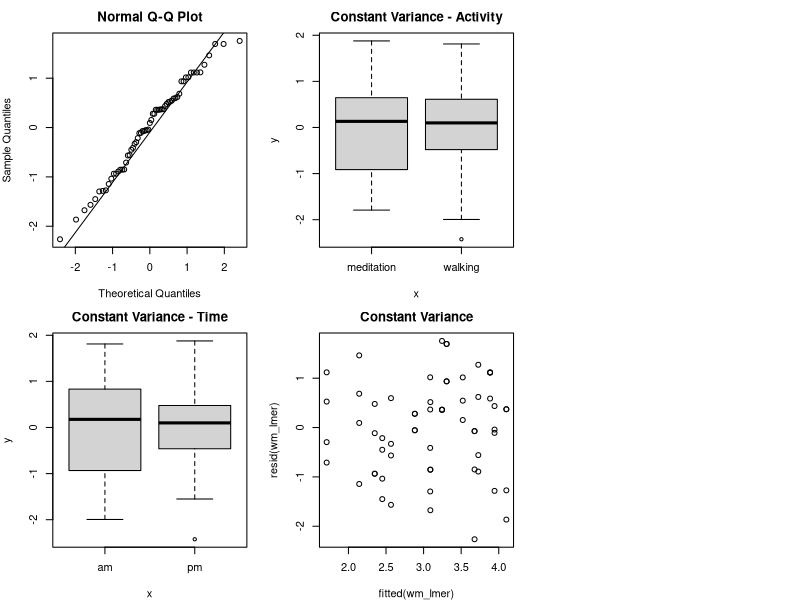
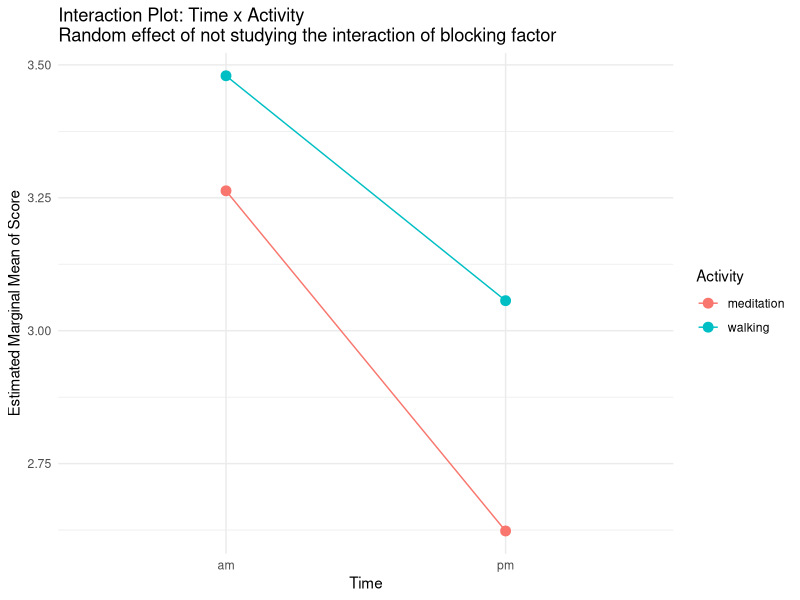
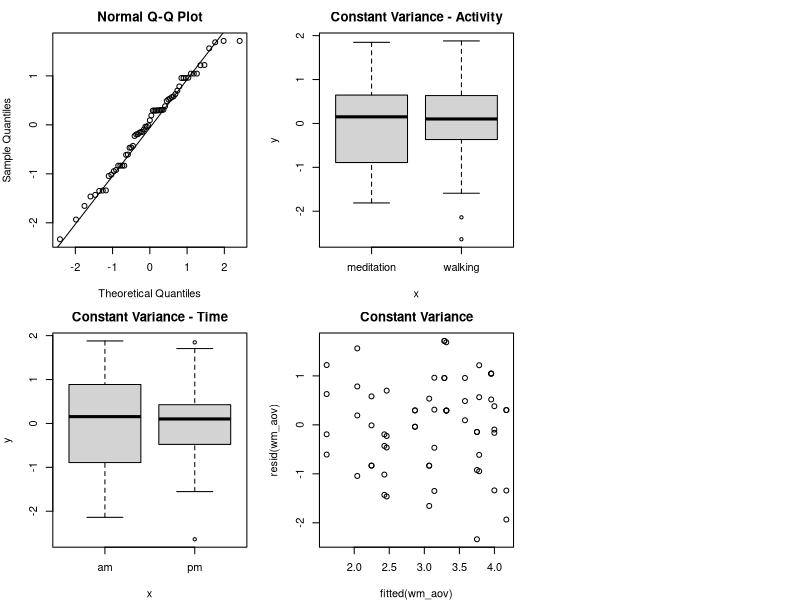
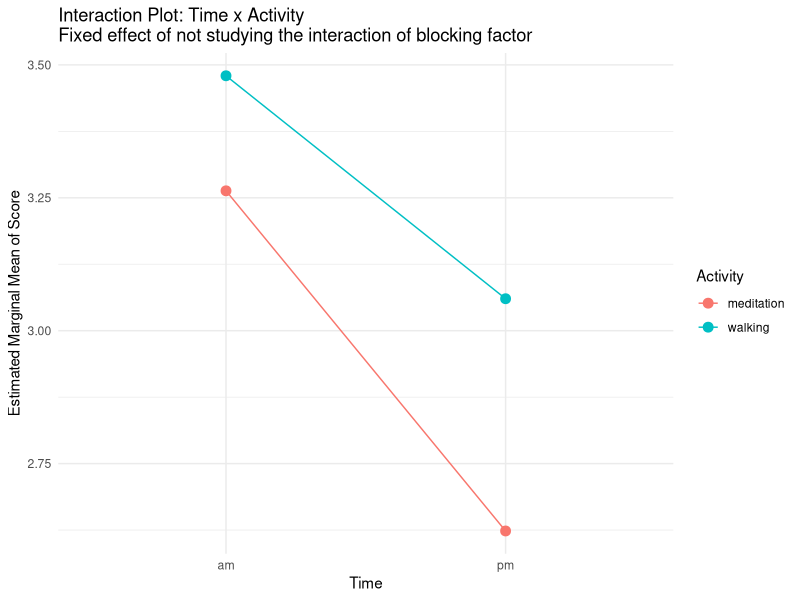
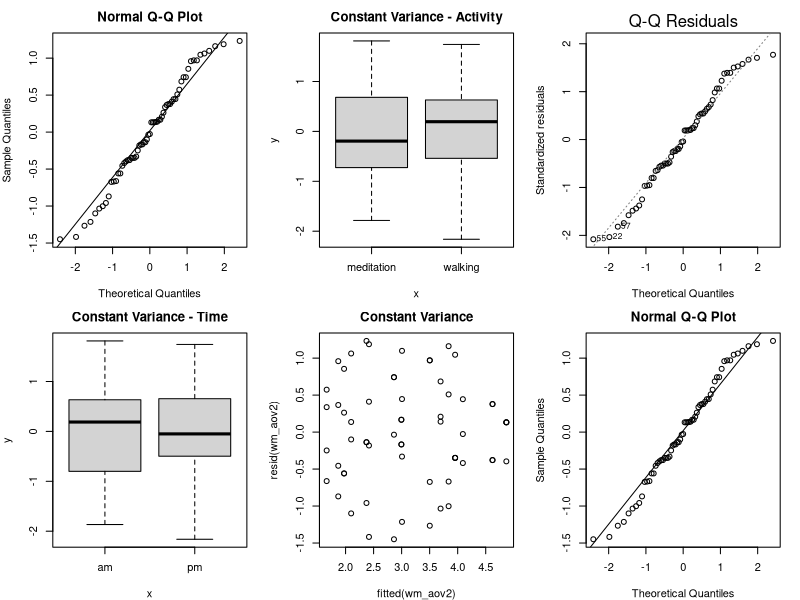
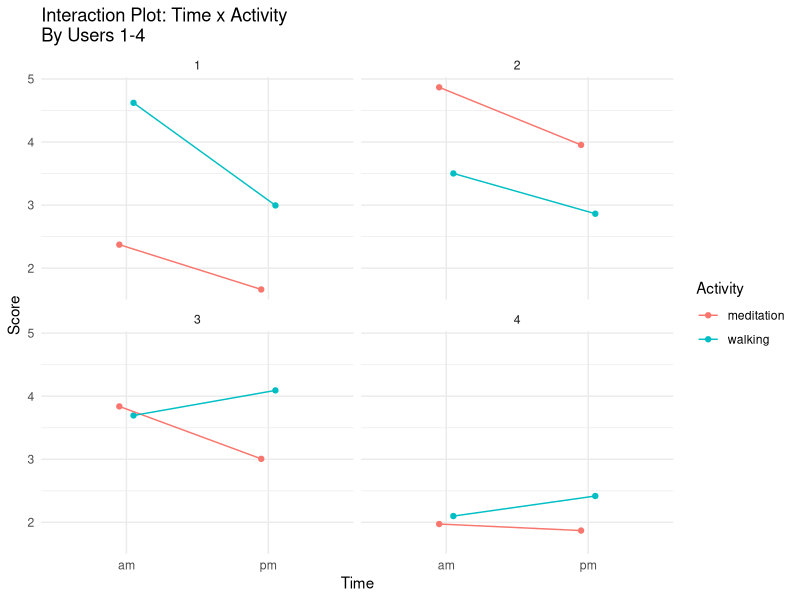
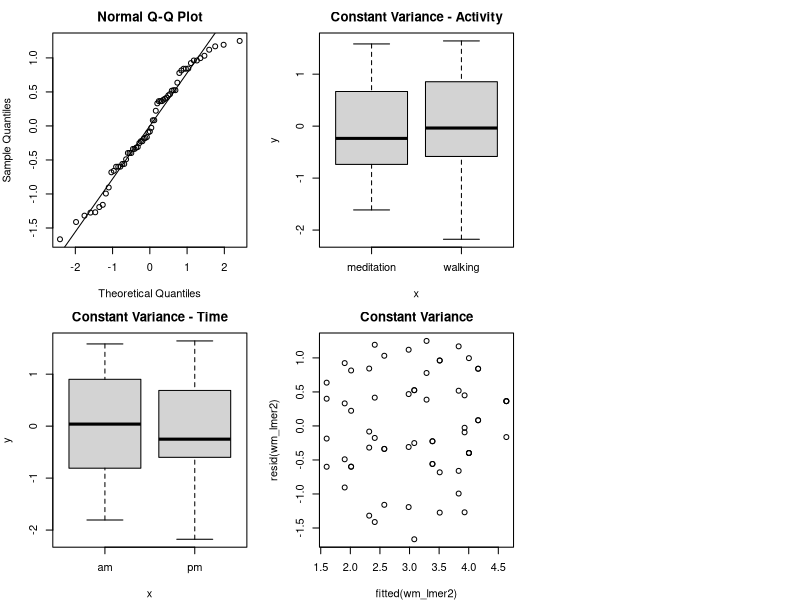
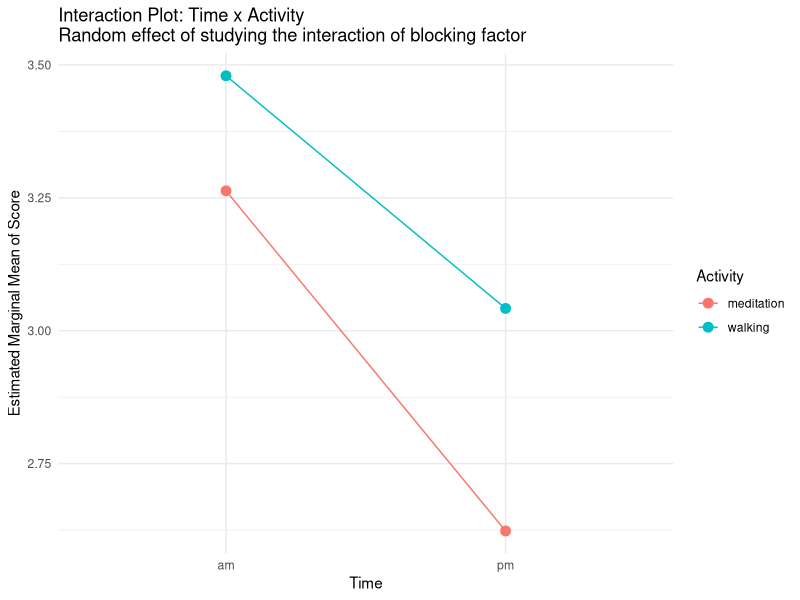

The R source for these figures, in order:
## ---- chunk 1
wm <- read.csv("final_data.csv")
wm$User <- as.factor(wm$User)
wm$Time <- as.factor(wm$Time)
wm$Activity <- as.factor(wm$Activity)
## ---- chunk 2
library(lmerTest)
wm_lmer <- lmer(Score ~ Time * Activity + (1|User),
                data = wm,
                contrasts = list(Time = "contr.helmert",
                Activity = "contr.helmert"))
## ---- chunk 3
summary(wm_lmer)
## ---- chunk 4
ranova(wm_lmer)
## ---- chunk 5
layout(matrix(1:6, 2, 3)); par(mar = c(4, 4, 2.5, 1.5))
# Check normality
qqnorm(residuals(wm_lmer))
qqline(residuals(wm_lmer))

#Residuals
plot(wm$Time, rstudent(wm_lmer), main = "Constant Variance - Time") 
plot(wm$Activity, rstudent(wm_lmer), main = "Constant Variance - Activity")
plot(fitted(wm_lmer), resid(wm_lmer), main = "Constant Variance")
#plot(wm_lmer,which=4)
## ---- chunk 6
# Interaction Plot

# Estimate Marginal Means
library(emmeans)
emm_wm_lmer <- emmeans(wm_lmer, ~ Time * Activity) 
emm_df_wm_lmer <- as.data.frame(emm_wm_lmer) #as DF

# Use ggplot2 for the interaction plot
library(ggplot2)
ggplot(emm_df_wm_lmer, aes(x = Time, y = emmean, group = Activity, color = Activity)) +
  geom_point(size = 3) +
  geom_line() +
  labs(title = "Interaction Plot: Time x Activity\nRandom effect of not studying the interaction of blocking factor", 
       y = "Estimated Marginal Mean of Score") +
  theme_minimal()
## ---- chunk 7
wm_aov <- aov(Score ~ Time * Activity + User,
                data = wm,
                contrasts = list(Time = "contr.helmert",
                Activity = "contr.helmert"))
## ---- chunk 8
summary(wm_aov)
## ---- chunk 9
layout(matrix(1:6, 2, 3)); par(mar = c(4, 4, 2.5, 1.5))
# Check normality
qqnorm(residuals(wm_aov))
qqline(residuals(wm_aov))

# Check constant variance
plot(wm$Time, rstudent(wm_aov), main = "Constant Variance - Time") 
plot(wm$Activity, rstudent(wm_aov), main = "Constant Variance - Activity")
plot(fitted(wm_aov), resid(wm_aov), main = "Constant Variance")
## ---- chunk 10
# Interaction Plot

# Estimate Marginal Means
emm_wm_aov <- emmeans(wm_aov, ~ Time * Activity) 
emm_df_wm_aov <- as.data.frame(emm_wm_aov) #as DF

# Interaction plot
ggplot(emm_df_wm_aov, aes(x = Time, y = emmean, group = Activity, color = Activity)) +
  geom_point(size = 3) +
  geom_line() +
  labs(title = "Interaction Plot: Time x Activity\nFixed effect of not studying the interaction of blocking factor", 
       y = "Estimated Marginal Mean of Score") +
  theme_minimal()
## ---- chunk 11
wm_aov2 <- aov(Score ~ Time * Activity * User,
                data = wm,
                contrasts = list(Time = "contr.helmert",
                Activity = "contr.helmert"))
## ---- chunk 12
anova(wm_aov2)
## ---- chunk 13
layout(matrix(1:6, 2, 3)); par(mar = c(4, 4, 2.5, 1.5))
# Check normality
qqnorm(residuals(wm_aov2))
qqline(residuals(wm_aov2))

# Check constant variance
plot(wm$Time, rstudent(wm_aov2), main = "Constant Variance - Time") 
plot(wm$Activity, rstudent(wm_aov2), main = "Constant Variance - Activity")
plot(fitted(wm_aov2), resid(wm_aov2), main = "Constant Variance")
## ---- chunk 14
# Check normality
plot(wm_aov2,which=2)

qqnorm(residuals(wm_aov2))
qqline(residuals(wm_aov2))


## ---- chunk 15
ggplot(wm, aes(x = Time, y = Score, color = Activity, group = Activity)) +
  stat_summary(fun = mean, geom = "point", position = position_dodge(0.2)) +
  stat_summary(fun = mean, geom = "line", position = position_dodge(0.2)) +
  facet_wrap(~ User) +
  labs(title = "Interaction Plot: Time x Activity\nBy Users 1-4") +
  theme_minimal()
## ---- chunk 16
wm_lmer2 <- lmer(Score ~ Time * Activity
                 + (Time + Activity|User),
                data = wm,
                contrasts = list(Time = "contr.helmert",
                Activity = "contr.helmert"))
## ---- chunk 17
summary(wm_lmer2)
## ---- chunk 18
ranova(wm_lmer2)
## ---- chunk 19
layout(matrix(1:6, 2, 3)); par(mar = c(4, 4, 2.5, 1.5))
# Check normality
qqnorm(residuals(wm_lmer2))
qqline(residuals(wm_lmer2))

# Check constant variance
plot(wm$Time, rstudent(wm_lmer2), main = "Constant Variance - Time") 
plot(wm$Activity, rstudent(wm_lmer2), main = "Constant Variance - Activity")
plot(fitted(wm_lmer2), resid(wm_lmer2), main = "Constant Variance")
## ---- chunk 20
# Interaction Plot

# Estimate Marginal Means
emm_wm_lmer2 <- emmeans(wm_lmer2, ~ Time * Activity)
emm_df_wm_lmer2 <- as.data.frame(emm_wm_lmer2) # as DF

# Interaction plot
ggplot(emm_df_wm_lmer2, aes(x = Time, y = emmean, group = Activity, color = Activity)) +
  geom_point(size = 3) +
  geom_line() +
  labs(title = "Interaction Plot: Time x Activity\nRandom effect of studying the interaction of blocking factor", 
       y = "Estimated Marginal Mean of Score") +
  theme_minimal()
## ---- chunk 21
library(pwr)
# k - 4 groups
# n - 64 total samples divied by 4 groups
# f - Cohen's f = delta / std_dev; std_dev assumed to be 2
# alpha - 0.05

power01 <- pwr.anova.test(k=4, n=64/4, f=0.1/2, sig.level=0.05)
power1 <- pwr.anova.test(k=4, n=64/4, f=1/2, sig.level=0.05)
power3 <- pwr.anova.test(k=4, n=64/4, f=3/2, sig.level=0.05)
power5 <- pwr.anova.test(k=4, n=64/4, f=5/2, sig.level=0.05)

print("Power at Difference in Mean 0.1")
power01
print("\nPower at Difference in Mean 1")
power1
print("\nPower at Difference in Mean 3")
power3
print("\nPower at Difference in Mean 5")
power5
